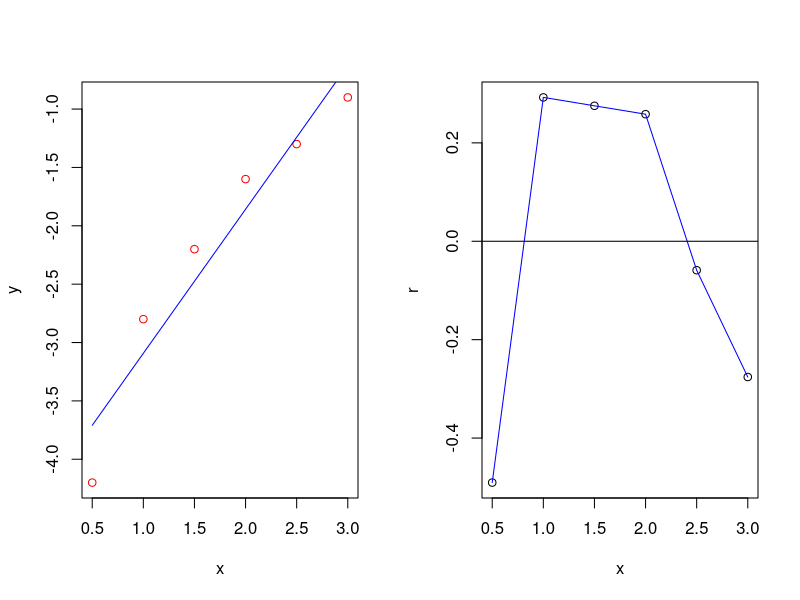

Generate this figure with R:
# Варіант 35

fun_model <- function(x, a) {
  return(a[1] + a[2] * x)
}

fun_mnk <- function(a) {
  s <- 0
  for (i in 1:n) {
    s <- s + (y[i] - fun_model(x[i], a))^2
  }
  return(s)
}

x <- c(0.5, 1.0, 1.5, 2.0, 2.5, 3.0)
y <- c(-4.2, -2.8, -2.2, -1.6, -1.3, -0.9)
n <- 6

a0 <- c(0, 0)

res <- optim(fn = fun_mnk, par = a0)

a1 <- res$par

ym <- fun_model(x, a1)

r <- y - ym
a <- 0.5
b <- 3.0
num <- 100
h <- (b - a) / (n - 1)
x1 <- c(1:n)
for (i in 1:n) {
  x1[i] <- a + h * (i - 1)
}
y1m <- fun_model(x1, a1)

par(mfrow = c(1, 2))
plot(x, y, type = "p", col = "red")
lines(x1, y1m, col = "blue")
plot(x, r, type = "p")
lines(x1, r, col = "blue")
abline(h = 0)
abline(v = 0)
